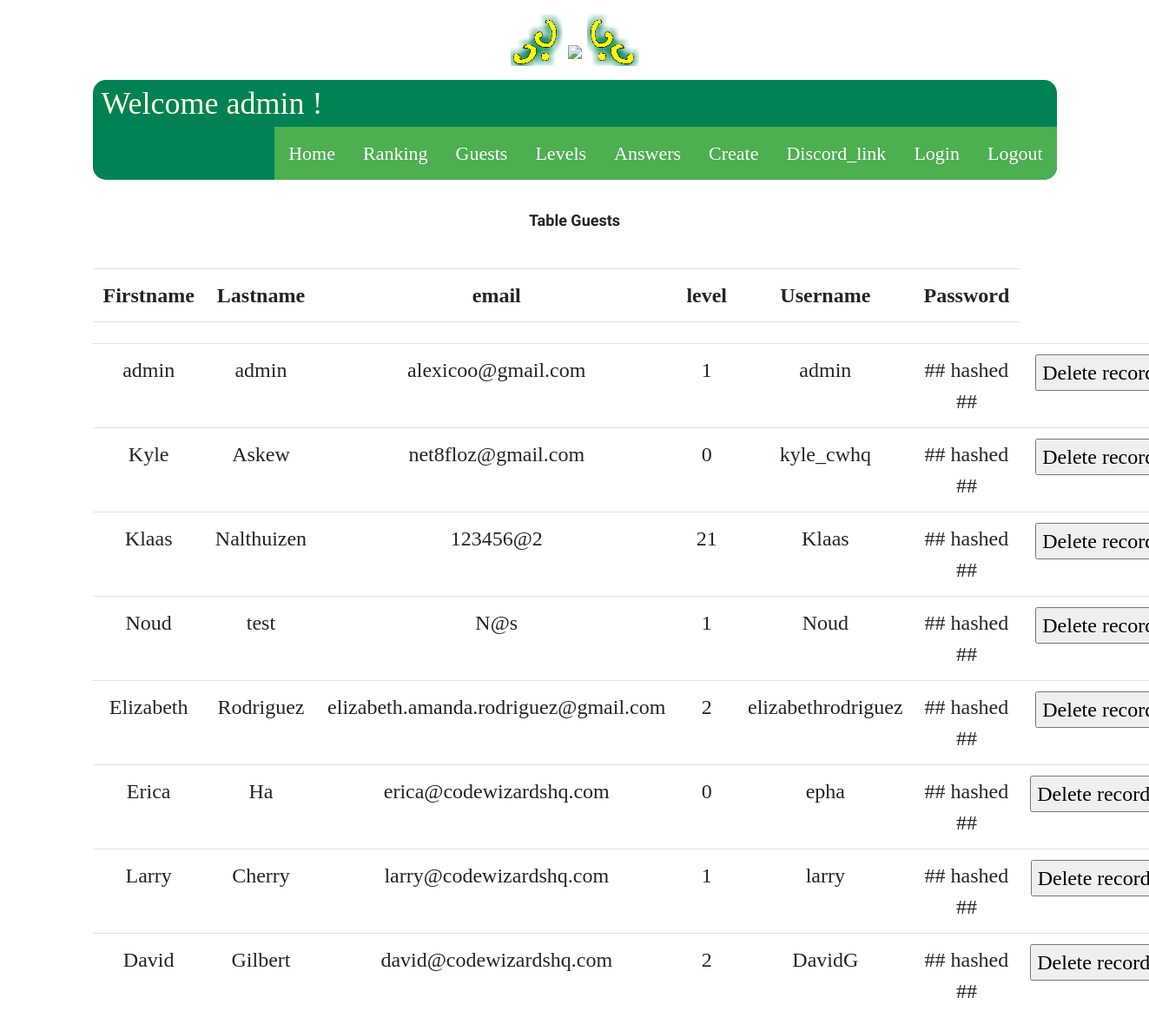
/showguests (signed in), run on the app's committed database.
### tables this page shows
CREATE TABLE Guests( Guest_id INTEGER PRIMARY KEY AUTOINCREMENT, First_name TEXT NOT NULL, Last_name TEXT NOT NULL, Email_address TEXT NOT NULL, Level INTEGER DEFAULT 0 NOT NULL, Username TEXT NOT NULL, Password TEXT NOT NULL);

### flask_app.py (the view, shortened to what this page needs)
@app.route('/showguests', methods=["POST","GET"])
def showguests():
    if 'username' not in session:
        return render_template("message.html", message = "Must be logged in as admin", desto="/login", pic = "empty.png")
    if session['username'] != "admin":
        return render_template("message.html", message = "Must be logged in as admin", desto="/login", pic = "empty.png")
    output = "Welcome admin !"
    c.execute("SELECT * FROM Guests")
    conn.commit()
    rows=c.fetchall()
    return render_template('showguests.html', rows=rows , output = output)

### templates/showguests.html
{% extends "layout_admin.html" %}
{% block content %}
    <div id="container" class="text-center">
        <br/>
        <h1> Table Guests </h1>
        <br/>
        <form action="" method="POST">
                <table align="center" class="table">
                    <tr><th>Firstname</th><th>Lastname</th><th>email</th><th>level</th><th>Username</th><th>Password</th></tr>
                    <tr><td></td><td></td><td></td></td><td></td><td></td><td></td></tr>
                    {% if rows !="EMPTY" %}
                        {% for row in rows %}
                            <tr>
                                <td>{{ row[1] }}</td>
                                <td>{{ row[2] }}</td>
                                <td>{{ row[3] }}</td>
                                <td>{{ row[4] }}</td>
                                <td>{{ row[5] }}</td>
                                <td>## hashed ##</td>
                                <td><input type="submit" name="action" value="Delete record {{ row[0] }}"/></td>
                            </tr>
                        {% endfor %}
                    {% endif %}
                </table>
            </form>
    </div>
{% endblock %}

### static/style.css (style rules this page uses)
body { font-family:'18thCentury'; font-size: 150%; }
h1 { font-family: "IM Fell English"; font-size: 18px; font-style: normal; font-variant: normal; font-weight: 700; line-height: 21.6px; }

### data on the page
Guests: First_name "admin", Last_name "admin", Email_address "alexicoo@gmail.com", Level "1", Username "admin", action "Delete record 2"
Guests: First_name "Kyle", Last_name "Askew", Email_address "net8floz@gmail.com", Level "0", Username "kyle_cwhq", action "Delete record 3"
Guests: First_name "Klaas", Last_name "Nalthuizen", Email_address "123456@2", Level "21", Username "Klaas", action "Delete record 7"
Guests: First_name "Noud", Last_name "test", Email_address "N@s", Level "1", Username "Noud", action "Delete record 8"
Guests: First_name "Elizabeth", Last_name "Rodriguez", Email_address "elizabeth.amanda.rodriguez@gmail.com", Level "2", Username "elizabethrodriguez", action "Delete record 9"
Guests: First_name "Erica", Last_name "Ha", Email_address "erica@codewizardshq.com", Level "0", Username "epha", action "Delete record 10"
Guests: First_name "Larry", Last_name "Cherry", Email_address "larry@codewizardshq.com", Level "1", Username "larry", action "Delete record 11"
Guests: First_name "David", Last_name "Gilbert", Email_address "david@codewizardshq.com", Level "2", Username "DavidG", action "Delete record 12"

### other printed values
{{ output }} "Welcome admin !"
